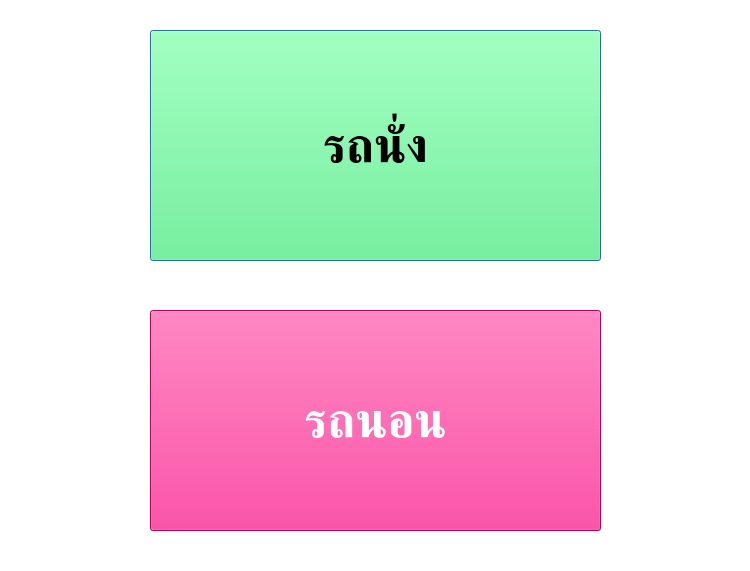
<?xml version="1.0" encoding="UTF-8"?>
<ui version="4.0">
 <class>Dialog</class>
 <widget class="QDialog" name="Dialog">
  <property name="geometry">
   <rect>
    <x>0</x>
    <y>0</y>
    <width>750</width>
    <height>571</height>
   </rect>
  </property>
  <property name="windowTitle">
   <string>Dialog</string>
  </property>
  <property name="styleSheet">
   <string notr="true">background-color: rgb(255, 255, 255);</string>
  </property>
  <widget class="QPushButton" name="btn_chair">
   <property name="geometry">
    <rect>
     <x>150</x>
     <y>30</y>
     <width>451</width>
     <height>231</height>
    </rect>
   </property>
   <property name="font">
    <font>
     <pointsize>36</pointsize>
     <weight>75</weight>
     <bold>true</bold>
    </font>
   </property>
   <property name="styleSheet">
    <string notr="true">background-color: rgb(85, 255, 127);</string>
   </property>
   <property name="text">
    <string>รถนั่ง</string>
   </property>
  </widget>
  <widget class="QPushButton" name="btn_bed">
   <property name="geometry">
    <rect>
     <x>150</x>
     <y>310</y>
     <width>451</width>
     <height>221</height>
    </rect>
   </property>
   <property name="font">
    <font>
     <pointsize>36</pointsize>
     <weight>75</weight>
     <bold>true</bold>
    </font>
   </property>
   <property name="styleSheet">
    <string notr="true">background-color: rgb(255, 0, 127);
color: rgb(255, 255, 255);</string>
   </property>
   <property name="text">
    <string>รถนอน</string>
   </property>
  </widget>
 </widget>
 <resources/>
 <connections/>
</ui>
